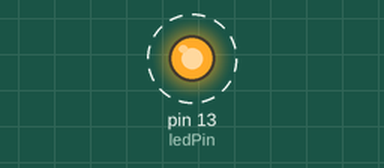
Simulated run of this sketch. Board: Arduino Uno, built with avr-gcc and run on an emulated ATmega328P. On the bench: output pins drawn as LEDs (lit = HIGH). Dashed ring = blinking.

Above: at 0.05 s.
Timing chart, 0 to 3.0 s (numbered marks = the images above):
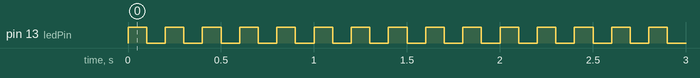

Measured:
- by itself, pin 13 (ledPin): alternates HIGH for 0.10 s and LOW for 0.10 s

The sketch:

LED.ino
```cpp
const int ledPin = 13;


void setup() {
  // put your setup code here, to run once:
  Serial.begin(9600);
  pinMode(ledPin, OUTPUT);

}

void loop() {
  // put your main code here, to run repeatedly:
  int delayPeriod = 100;
  digitalWrite(ledPin, 1);   // 1 or HIGH or true
  delay(delayPeriod);
  digitalWrite(ledPin, 0);   // 0 or LOW or false
  delay(delayPeriod);


}
```
